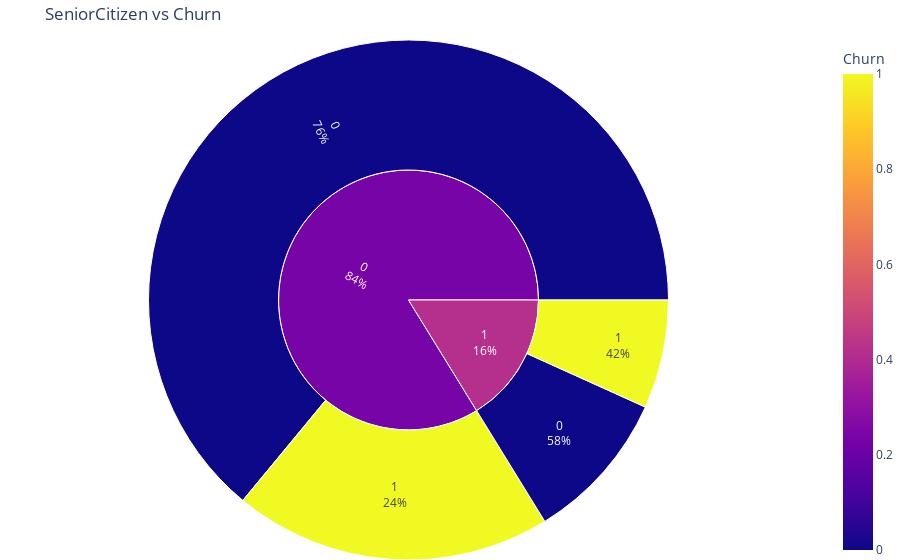

Notebook cell for this chart:
### Code cell
fig = px.sunburst(data_frame=df,
                  path=['SeniorCitizen', 'Churn'],
                  color='Churn',
                  title='SeniorCitizen vs Churn'
                 )

fig.update_traces(textinfo='label+percent parent')
fig.update_layout(margin=dict(t=40, l=0, r=0, b=0))
fig.show()

### Figure 1 — Plotly figure (JSON) as saved in the notebook; plotly's stock layout.template omitted (floating-point values rounded to 4 significant figures)
{"data": [{"branchvalues": "total", "customdata": [[0], [0], [1], [1], [0.2361], [0.4168]], "domain": {"x": [0, 1], "y": [0, 1]}, "hovertemplate": "labels=%{label}<br>count=%{value}<br>parent=%{parent}<br>id=%{id}<br>Churn=%{color}<extra></extra>", "ids": ["0/0", "1/0", "0/1", "1/1", "0", "1"], "labels": ["0", "0", "1", "1", "0", "1"], "marker": {"coloraxis": "coloraxis", "colors": [0, 0, 1, 1, 0.2361, 0.4168]}, "name": "", "parents": ["0", "1", "0", "1", "", ""], "textinfo": "label+percent parent", "type": "sunburst", "values": [4508, 666, 1393, 476, 5901, 1142]}], "layout": {"coloraxis": {"colorbar": {"title": {"text": "Churn"}}, "colorscale": [[0, "#0d0887"], [0.1111, "#46039f"], [0.2222, "#7201a8"], [0.3333, "#9c179e"], [0.4444, "#bd3786"], [0.5556, "#d8576b"], [0.6667, "#ed7953"], [0.7778, "#fb9f3a"], [0.8889, "#fdca26"], [1, "#f0f921"]]}, "legend": {"tracegroupgap": 0}, "margin": {"b": 0, "l": 0, "r": 0, "t": 40}, "title": {"text": "SeniorCitizen vs Churn"}}}
